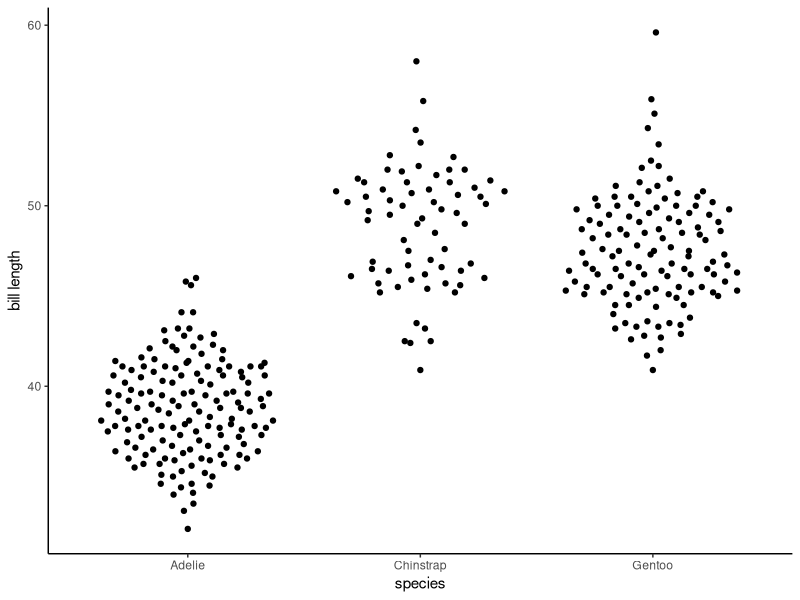
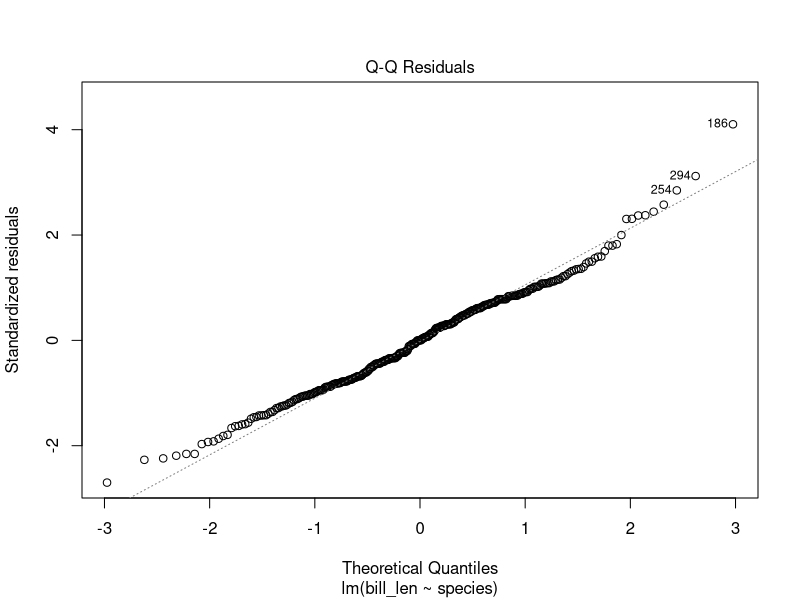
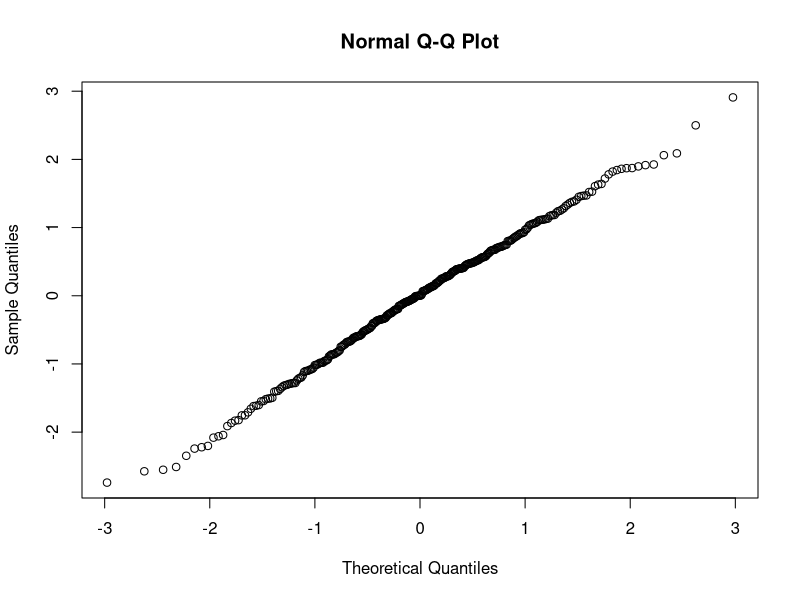
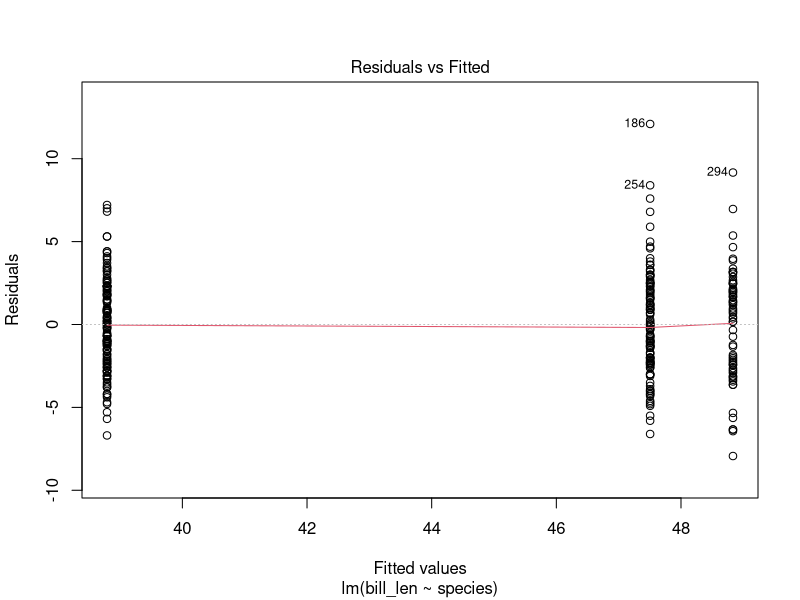
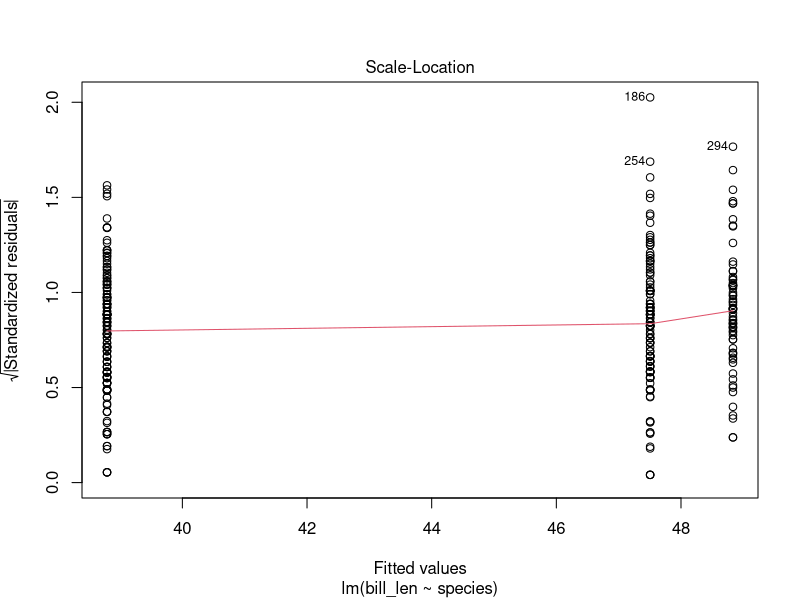

R code for these plots, in order:
## ---- chunk 1
knitr::opts_chunk$set(echo = TRUE)
## ---- chunk 2
library(tidyverse)
library(emmeans)
library(multcomp)
library(multcompView)
## ---- chunk 3
group1 <- rnorm(n = 3, mean = 0, sd = 1)
group2 <- rnorm(n = 4, mean = 5, sd = 2)

t.test(group1, group2)
## ---- chunk 4
penguins <- read_csv("../Data/S4_example1.csv")
head(penguins)
## ---- chunk 5
dim(penguins)
## ---- chunk 6
penguins %>% 
  ggplot(aes(x = species, y = bill_len)) +
  ggbeeswarm::geom_quasirandom() +
  labs(x = "species",
       y = "bill length") +
  theme_classic()
## ---- chunk 7
length_s <- penguins %>% 
  filter(is.na(bill_len) == F) %>% 
  group_by(species) %>% 
  summarise(
    mean = mean(bill_len),
    var = var(bill_len),
    sd = sd(bill_len),
    n = n()
    ) %>% 
  ungroup()

length_s
## ---- chunk 8
head(penguins)
## ---- chunk 9
model_bill_len <- lm(bill_len ~ species, data = penguins)
## ---- chunk 10
plot(model_bill_len, which = 2)
## ---- chunk 11
rnorm(mean = 0, sd = 1, n = nrow(penguins)) %>% qqnorm() 
## ---- chunk 12
plot(model_bill_len, which = c(1, 3)) 
## ---- chunk 13
anova(model_bill_len)
## ---- chunk 14
estimate_bill <- emmeans(model_bill_len, pairwise ~ species)
## ---- chunk 15
estimate_bill$contrasts
## ---- chunk 16
cld(estimate_bill$emmeans, Letters = letters)
